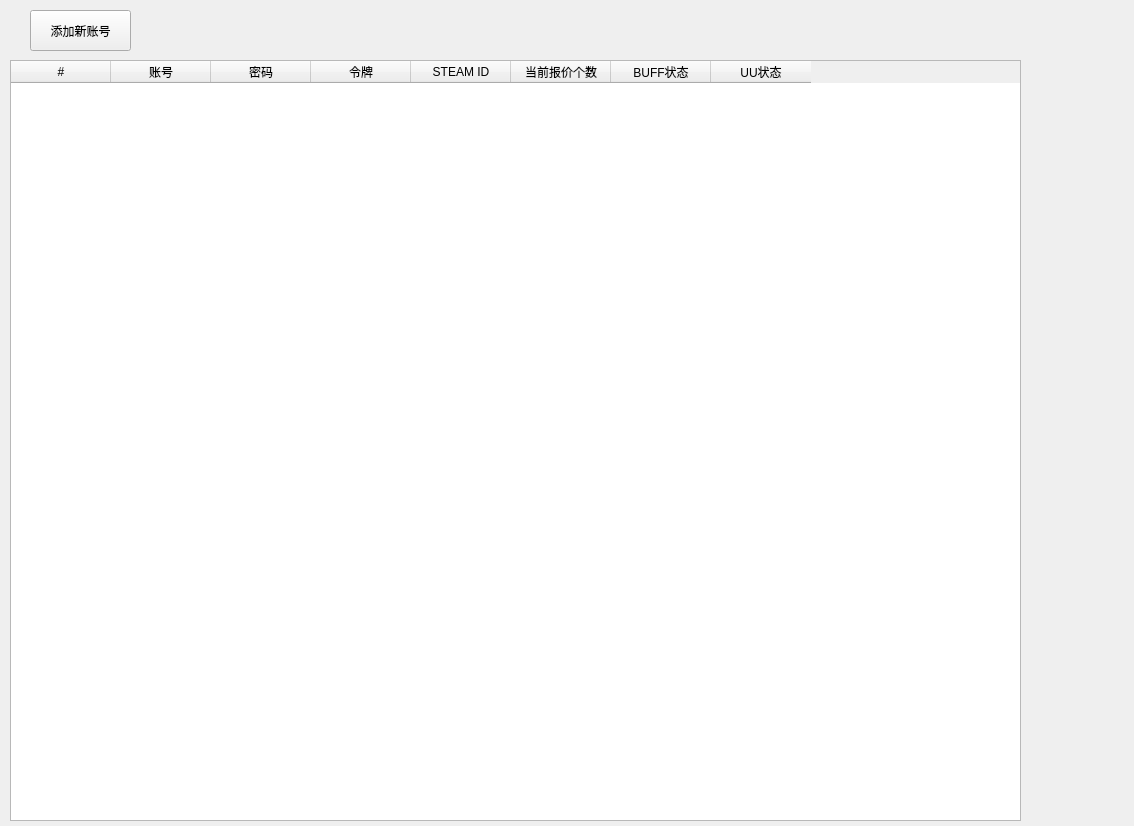
<?xml version="1.0" encoding="UTF-8"?>
<ui version="4.0">
 <class>Form</class>
 <widget class="QWidget" name="Form">
  <property name="geometry">
   <rect>
    <x>0</x>
    <y>0</y>
    <width>1134</width>
    <height>826</height>
   </rect>
  </property>
  <property name="windowTitle">
   <string>Form</string>
  </property>
  <widget class="TableWidget" name="StaemInfoTableWidget">
   <property name="geometry">
    <rect>
     <x>10</x>
     <y>60</y>
     <width>1011</width>
     <height>761</height>
    </rect>
   </property>
   <property name="minimumSize">
    <size>
     <width>1011</width>
     <height>0</height>
    </size>
   </property>
   <column>
    <property name="text">
     <string extracomment="序号">#</string>
    </property>
   </column>
   <column>
    <property name="text">
     <string>账号</string>
    </property>
   </column>
   <column>
    <property name="text">
     <string>密码</string>
    </property>
   </column>
   <column>
    <property name="text">
     <string>令牌</string>
    </property>
   </column>
   <column>
    <property name="text">
     <string>STEAM ID</string>
    </property>
   </column>
   <column>
    <property name="text">
     <string>当前报价个数</string>
    </property>
    <property name="background">
     <color>
      <red>0</red>
      <green>0</green>
      <blue>0</blue>
     </color>
    </property>
   </column>
   <column>
    <property name="text">
     <string>BUFF状态</string>
    </property>
   </column>
   <column>
    <property name="text">
     <string>UU状态</string>
    </property>
   </column>
  </widget>
  <widget class="PushButton" name="addSteamInfoButton">
   <property name="geometry">
    <rect>
     <x>30</x>
     <y>10</y>
     <width>101</width>
     <height>41</height>
    </rect>
   </property>
   <property name="text">
    <string>添加新账号</string>
   </property>
  </widget>
 </widget>
 <customwidgets>
  <customwidget>
   <class>PushButton</class>
   <extends>QPushButton</extends>
   <header>qfluentwidgets</header>
  </customwidget>
  <customwidget>
   <class>TableWidget</class>
   <extends>QTableWidget</extends>
   <header>qfluentwidgets</header>
  </customwidget>
 </customwidgets>
 <resources/>
 <connections/>
</ui>
